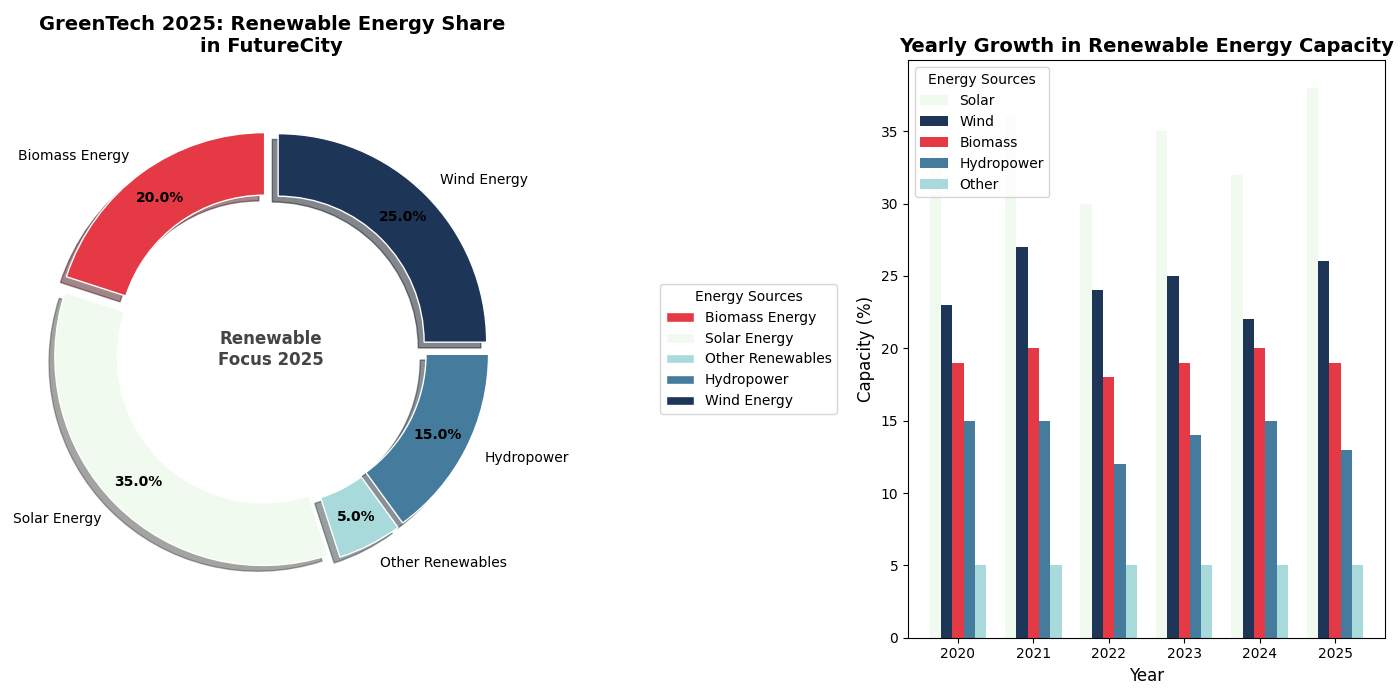

This chart was generated by the following Python code:
import matplotlib.pyplot as plt
import numpy as np

# Data for the donut chart
energy_sources = ['Biomass Energy', 'Solar Energy', 'Other Renewables', 'Hydropower', 'Wind Energy']
percentages = [20, 35, 5, 15, 25]
new_colors = ['#E63946', '#F1FAEE', '#A8DADC', '#457B9D', '#1D3557']

# Data for the bar chart
years = np.arange(2020, 2026)
solar = [34, 36, 30, 35, 32, 38]
wind = [23, 27, 24, 25, 22, 26]
biomass = [19, 20, 18, 19, 20, 19]
hydropower = [15, 15, 12, 14, 15, 13]
other_renewables = [5, 5, 5, 5, 5, 5]

fig, axs = plt.subplots(1, 2, figsize=(14, 7))

# Donut chart
wedges, texts, autotexts = axs[0].pie(
    percentages,
    labels=energy_sources,
    colors=new_colors,
    autopct='%1.1f%%',
    startangle=90,
    pctdistance=0.85,
    wedgeprops=dict(width=0.3, edgecolor='w'),
    explode=(0.05, 0.05, 0.05, 0.05, 0.05),
    shadow=True
)

centre_circle = plt.Circle((0, 0), 0.70, fc='white')
axs[0].add_artist(centre_circle)
axs[0].set_title('GreenTech 2025: Renewable Energy Share\nin FutureCity', fontsize=14, fontweight='bold')

plt.setp(autotexts, size=10, weight="bold", color="black")
plt.setp(texts, size=10)
axs[0].axis('equal')

axs[0].legend(wedges, energy_sources, title="Energy Sources", loc='center left', bbox_to_anchor=(1.3, 0.5), fontsize=10)
axs[0].annotate('Renewable\nFocus 2025', xy=(0, 0), fontsize=12, fontweight='bold', color='#444444', ha='center', va='center')

# Bar chart
width = 0.15
bar_positions = np.arange(len(years))

axs[1].bar(bar_positions - 2*width, solar, width, label='Solar', color='#F1FAEE')
axs[1].bar(bar_positions - width, wind, width, label='Wind', color='#1D3557')
axs[1].bar(bar_positions, biomass, width, label='Biomass', color='#E63946')
axs[1].bar(bar_positions + width, hydropower, width, label='Hydropower', color='#457B9D')
axs[1].bar(bar_positions + 2*width, other_renewables, width, label='Other', color='#A8DADC')

axs[1].set_title('Yearly Growth in Renewable Energy Capacity', fontsize=14, fontweight='bold')
axs[1].set_xlabel('Year', fontsize=12)
axs[1].set_ylabel('Capacity (%)', fontsize=12)
axs[1].set_xticks(bar_positions)
axs[1].set_xticklabels(years)
axs[1].legend(title="Energy Sources", fontsize=10, loc='upper left')

plt.tight_layout()
plt.show()
